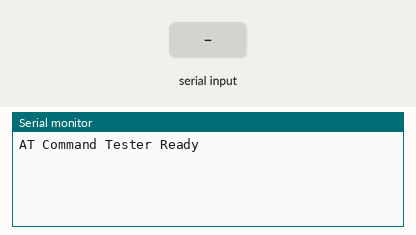
Simulated run of this sketch. Board: ESP32. On the bench: the last lines printed to the serial monitor. Inputs (shaded band) come from the test bench.

Above: at 3.2 s.
3.3 s: "1" received over the second serial link
At 4.4 s:
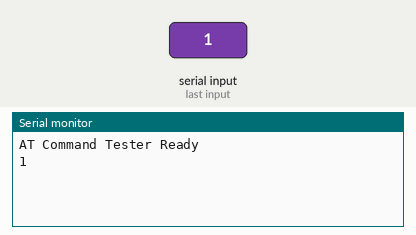
4.8 s: "0" received over the second serial link
At 5.5 s:
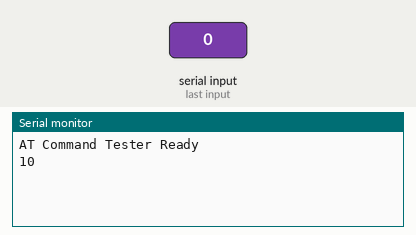

The sketch:

ESP32_AT_CommadnBridge.ino
```cpp
#include <HardwareSerial.h>


HardwareSerial sim800(1); // UART1 on GPIO16 (RX), GPIO17 (TX)

void setup() {
  Serial.begin(115200);             // USB Serial to PC
  sim800.begin(9600, SERIAL_8N1, 16, 17); // SIM800L Serial

  delay(1000);
  Serial.println("AT Command Tester Ready");
  delay(1000);
}

void loop() {
  if (Serial.available()) {
    sim800.write(Serial.read());  // Send from PC to SIM800
  }
  if (sim800.available()) {
    Serial.write(sim800.read());  // Send response back to PC
  }
}
```

Measured:
- after the input at 3.3 s, the serial monitor: prints a new line at once (image 1)
- after the input at 4.8 s, the serial monitor: prints a new line at once (image 2)
